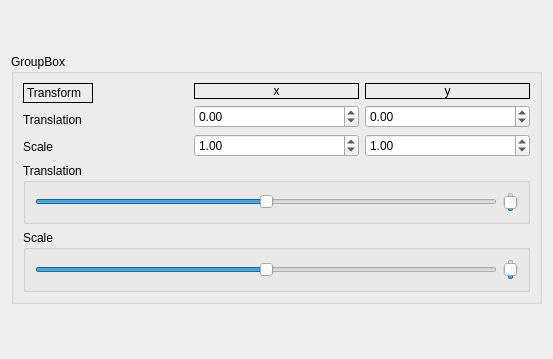
<?xml version="1.0" encoding="UTF-8"?>
<ui version="4.0">
 <class>Widget2DTransform</class>
 <widget class="QWidget" name="Widget2DTransform">
  <property name="geometry">
   <rect>
    <x>0</x>
    <y>0</y>
    <width>553</width>
    <height>359</height>
   </rect>
  </property>
  <property name="minimumSize">
   <size>
    <width>0</width>
    <height>0</height>
   </size>
  </property>
  <property name="windowTitle">
   <string>Form</string>
  </property>
  <layout class="QGridLayout" name="gridLayout_2">
   <item row="0" column="0">
    <widget class="QGroupBox" name="groupBox">
     <property name="maximumSize">
      <size>
       <width>16777215</width>
       <height>250</height>
      </size>
     </property>
     <property name="title">
      <string>GroupBox</string>
     </property>
     <layout class="QGridLayout" name="gridLayout">
      <item row="0" column="0">
       <layout class="QHBoxLayout" name="horizontalLayout">
        <item>
         <layout class="QVBoxLayout" name="verticalLayout_4">
          <item>
           <widget class="QLabel" name="label_transform">
            <property name="maximumSize">
             <size>
              <width>70</width>
              <height>20</height>
             </size>
            </property>
            <property name="frameShape">
             <enum>QFrame::Panel</enum>
            </property>
            <property name="frameShadow">
             <enum>QFrame::Plain</enum>
            </property>
            <property name="lineWidth">
             <number>1</number>
            </property>
            <property name="text">
             <string>Transform</string>
            </property>
            <property name="textFormat">
             <enum>Qt::AutoText</enum>
            </property>
           </widget>
          </item>
          <item>
           <widget class="QLabel" name="label_transform_translation">
            <property name="text">
             <string>Translation</string>
            </property>
           </widget>
          </item>
          <item>
           <widget class="QLabel" name="label_transform_scale">
            <property name="text">
             <string>Scale</string>
            </property>
           </widget>
          </item>
         </layout>
        </item>
        <item>
         <layout class="QVBoxLayout" name="verticalLayout_2">
          <item>
           <widget class="QLabel" name="label_transform_x">
            <property name="minimumSize">
             <size>
              <width>30</width>
              <height>0</height>
             </size>
            </property>
            <property name="frameShape">
             <enum>QFrame::Panel</enum>
            </property>
            <property name="text">
             <string>x</string>
            </property>
            <property name="alignment">
             <set>Qt::AlignCenter</set>
            </property>
           </widget>
          </item>
          <item>
           <widget class="QDoubleSpinBox" name="doubleSpinBox_transform_translation_x">
            <property name="minimum">
             <double>-9999.000000000000000</double>
            </property>
            <property name="maximum">
             <double>9999.000000000000000</double>
            </property>
           </widget>
          </item>
          <item>
           <widget class="QDoubleSpinBox" name="doubleSpinBox_transform_scale_x">
            <property name="minimum">
             <double>-9999.000000000000000</double>
            </property>
            <property name="maximum">
             <double>9999.000000000000000</double>
            </property>
            <property name="value">
             <double>1.000000000000000</double>
            </property>
           </widget>
          </item>
         </layout>
        </item>
        <item>
         <layout class="QVBoxLayout" name="verticalLayout_3">
          <item>
           <widget class="QLabel" name="label_transform_y">
            <property name="minimumSize">
             <size>
              <width>30</width>
              <height>0</height>
             </size>
            </property>
            <property name="frameShape">
             <enum>QFrame::Panel</enum>
            </property>
            <property name="text">
             <string>y</string>
            </property>
            <property name="alignment">
             <set>Qt::AlignCenter</set>
            </property>
           </widget>
          </item>
          <item>
           <widget class="QDoubleSpinBox" name="doubleSpinBox_transform_translation_y">
            <property name="minimum">
             <double>-9999.000000000000000</double>
            </property>
            <property name="maximum">
             <double>9999.000000000000000</double>
            </property>
           </widget>
          </item>
          <item>
           <widget class="QDoubleSpinBox" name="doubleSpinBox_transform_scale_y">
            <property name="minimum">
             <double>-9999.000000000000000</double>
            </property>
            <property name="maximum">
             <double>9999.000000000000000</double>
            </property>
            <property name="value">
             <double>1.000000000000000</double>
            </property>
           </widget>
          </item>
         </layout>
        </item>
       </layout>
      </item>
      <item row="2" column="0">
       <widget class="QGroupBox" name="groupBox_3">
        <property name="minimumSize">
         <size>
          <width>0</width>
          <height>60</height>
         </size>
        </property>
        <property name="title">
         <string>Scale</string>
        </property>
        <layout class="QGridLayout" name="gridLayout_3">
         <item row="0" column="0">
          <widget class="QSlider" name="horizontalSliderScale">
           <property name="maximum">
            <number>10</number>
           </property>
           <property name="singleStep">
            <number>1</number>
           </property>
           <property name="value">
            <number>5</number>
           </property>
           <property name="orientation">
            <enum>Qt::Horizontal</enum>
           </property>
          </widget>
         </item>
         <item row="0" column="1">
          <widget class="QSlider" name="verticalSliderScale">
           <property name="maximum">
            <number>10</number>
           </property>
           <property name="value">
            <number>5</number>
           </property>
           <property name="orientation">
            <enum>Qt::Vertical</enum>
           </property>
          </widget>
         </item>
        </layout>
       </widget>
      </item>
      <item row="1" column="0">
       <widget class="QGroupBox" name="groupBox_2">
        <property name="minimumSize">
         <size>
          <width>0</width>
          <height>60</height>
         </size>
        </property>
        <property name="title">
         <string>Translation</string>
        </property>
        <layout class="QGridLayout" name="gridLayout_4">
         <item row="0" column="0">
          <widget class="QSlider" name="horizontalSliderPosition">
           <property name="maximum">
            <number>10</number>
           </property>
           <property name="value">
            <number>5</number>
           </property>
           <property name="orientation">
            <enum>Qt::Horizontal</enum>
           </property>
          </widget>
         </item>
         <item row="0" column="1">
          <widget class="QSlider" name="verticalSliderPosition">
           <property name="minimumSize">
            <size>
             <width>0</width>
             <height>0</height>
            </size>
           </property>
           <property name="minimum">
            <number>0</number>
           </property>
           <property name="maximum">
            <number>10</number>
           </property>
           <property name="value">
            <number>5</number>
           </property>
           <property name="orientation">
            <enum>Qt::Vertical</enum>
           </property>
          </widget>
         </item>
        </layout>
       </widget>
      </item>
     </layout>
    </widget>
   </item>
  </layout>
 </widget>
 <tabstops>
  <tabstop>doubleSpinBox_transform_translation_x</tabstop>
  <tabstop>doubleSpinBox_transform_translation_y</tabstop>
  <tabstop>doubleSpinBox_transform_scale_x</tabstop>
  <tabstop>doubleSpinBox_transform_scale_y</tabstop>
 </tabstops>
 <resources/>
 <connections/>
</ui>
